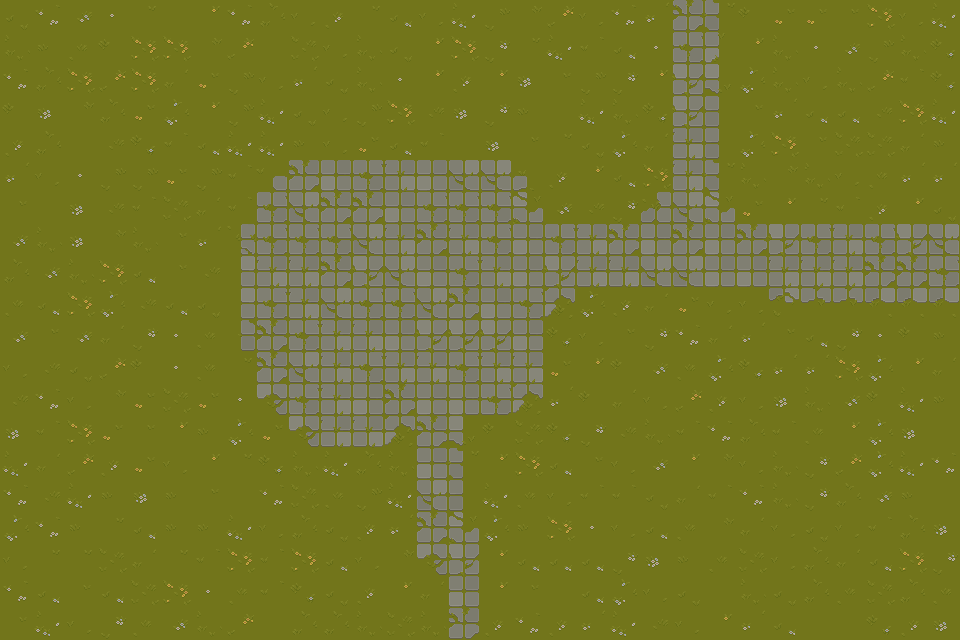

Rendered tile map (Tiled .tmx) drawn with the repository's tilesets; below, a short description and the full map source, tile grids included:
An orthogonal 30x20 tile map with 32x32 px tiles, 1 tile layer (Ground), 2 tilesets and 4 objects.

<map version="1.10" tiledversion="1.10.2" orientation="orthogonal" renderorder="right-down" width="30" height="20" tilewidth="32" tileheight="32" infinite="0" nextlayerid="3" nextobjectid="7">
 <tileset firstgid="1" source="../tsx/props.tsx" />
 <tileset firstgid="23" source="../tsx/ground.tsx" />
 <layer id="1" name="Ground" width="30" height="20">
  <data encoding="csv">
26,29,54,27,42,23,46,29,40,34,45,42,30,34,51,32,33,37,38,29,53,72,74,24,43,43,39,52,38,51,
47,31,41,24,52,52,33,37,23,48,34,47,26,46,52,36,42,51,25,30,27,63,66,46,47,27,54,32,47,28,
29,40,52,37,52,49,43,32,38,53,26,47,27,46,45,46,35,39,32,36,46,64,82,44,47,34,47,37,25,28,
24,35,33,40,43,44,46,32,51,26,38,32,52,50,35,36,31,23,51,47,28,64,58,39,53,30,30,50,52,51,
45,40,23,50,28,25,30,51,51,31,38,43,30,25,23,35,39,42,26,44,49,56,58,44,52,39,48,48,49,31,
53,34,27,32,32,43,32,25,78,72,55,63,56,55,71,71,77,45,46,30,52,56,74,47,33,47,38,41,53,53,
39,23,35,50,25,48,49,25,63,71,72,72,55,63,63,63,84,54,50,36,83,71,84,43,46,42,25,45,46,26,
54,47,35,33,47,39,53,73,63,63,63,71,56,72,56,63,55,63,56,72,55,72,55,72,64,63,56,63,64,71,
40,54,47,52,30,39,50,57,56,56,72,64,71,55,63,56,55,64,56,56,71,71,55,55,56,56,56,72,72,63,
41,30,52,44,50,30,26,57,63,56,71,63,63,71,72,55,63,79,44,45,49,43,38,34,70,69,69,68,68,68,
54,39,54,49,36,27,41,65,72,63,56,56,55,64,64,64,55,28,34,39,36,29,49,53,39,30,36,27,24,31,
34,50,26,37,24,27,41,42,72,71,56,63,56,56,63,56,56,43,46,24,54,41,44,28,53,53,52,44,46,49,
50,29,34,33,43,48,43,27,80,63,56,55,72,55,55,63,79,53,24,49,34,37,45,38,35,47,54,24,51,31,
35,25,52,43,39,46,31,44,43,80,56,56,79,72,82,24,48,28,36,50,47,25,29,40,25,41,46,44,35,23,
51,49,37,45,43,34,46,42,28,47,51,40,47,55,74,46,52,30,39,34,54,46,33,38,47,36,37,44,51,29,
29,50,51,31,35,31,39,23,29,48,41,32,51,71,58,51,41,34,25,25,26,49,25,29,47,36,40,54,31,23,
44,29,31,42,30,31,31,51,38,40,26,45,53,72,84,44,31,52,27,38,30,41,33,49,34,26,38,25,40,35,
38,42,42,48,49,42,25,52,25,52,30,34,33,80,64,46,30,30,30,36,35,31,41,48,34,40,49,30,52,36,
29,30,39,30,48,52,27,41,25,28,26,45,46,49,55,46,39,23,30,44,38,26,23,47,26,40,41,48,40,41,
39,51,38,36,41,54,47,37,23,40,40,47,48,47,72,45,29,45,53,51,50,34,46,53,30,23,23,28,45,35
</data>
 </layer>
 <objectgroup id="2" name="props">
  <object id="3" gid="2" x="423.068" y="221.032" width="56" height="41" />
  <object id="4" gid="22" x="339.826" y="322.101" width="37" height="72" />
  <object id="5" gid="1" x="368.531" y="234.768" width="28" height="36" />
  <object id="6" gid="11" x="291.839" y="234.694" width="25" height="27" />
 </objectgroup>
</map>
